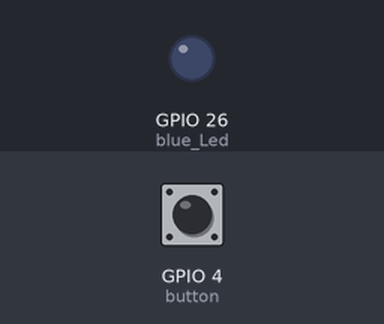
This sketch was run on a simulated ESP32. On the bench: output pins drawn as LEDs (lit = HIGH). Inputs (shaded band) come from the test bench; at power-on: GPIO 4 (button) LOW.

Above: at 1.2 s.
1.3 s: GPIO 4 (button) pulled HIGH for 0.15 s
At 1.4 s:
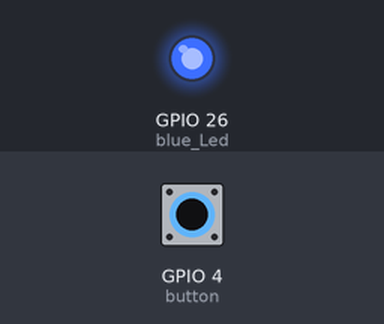
Timing chart, 0 to 4.3 s (numbered marks = the images above; inputs shaded):
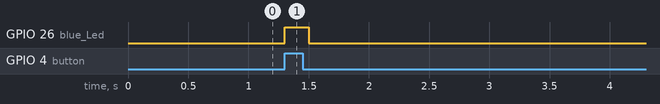

The sketch:

BT1.ino
```cpp
int blue_Led = 26;
int button =   4;

int pressCount = 0;
bool lastButtonState = LOW;

void setup() {
  pinMode(blue_Led, OUTPUT);
  pinMode(button, INPUT);
}

void loop() {
  bool currentState = digitalRead(button);
  if (currentState == HIGH && lastButtonState == LOW) {
    pressCount++;
    blinkLed(blue_Led, pressCount);
  }

  lastButtonState = currentState;
}

void blinkLed(int ledPin, int times) {
  for (int i = 0; i < times; i++) {
    digitalWrite(ledPin, HIGH);
    delay(200);
    digitalWrite(ledPin, LOW);
    delay(200);
  }
}
```

Measured:
- after the input at 1.3 s, GPIO 26 (blue_Led): LOW → HIGH at once, → LOW 0.20 s later
